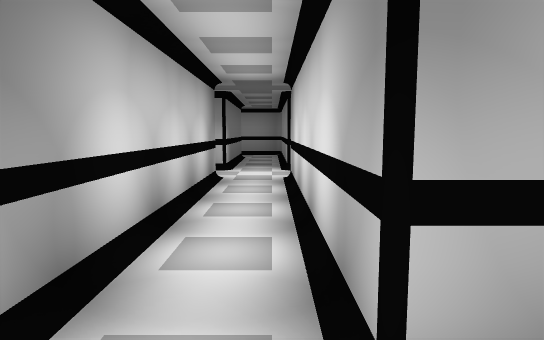
View 1 (above)

17 first-person views from a walk through a scene from a Unity 3-D project. The camera is 1.2 m above the floor, tilts 6° down and sees 75° across. The floor is counted in squares, 2 m on a side. Each view is taken from the middle of a square. On the plan, view 1 faces up. The plan holds only what a view shows up to about 10 squares ahead; the rest is blank. The player character is not drawn. Door leaves are left out, so doorways stand open.

View 2
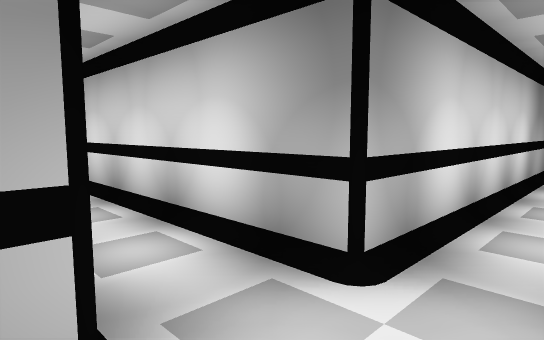

View 3
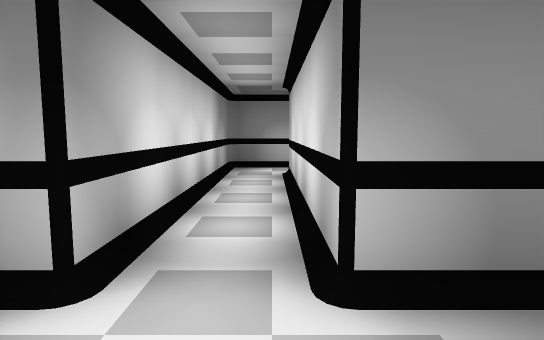

View 4
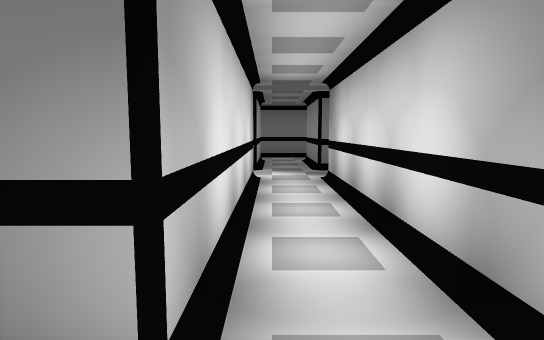

View 5
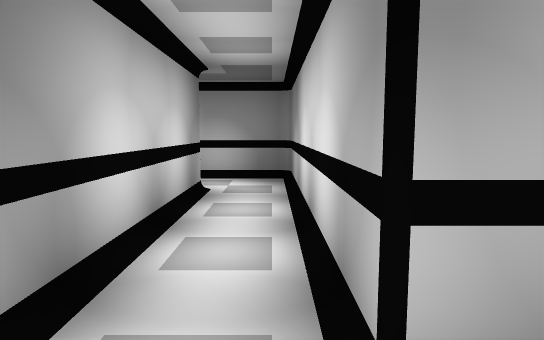

View 6
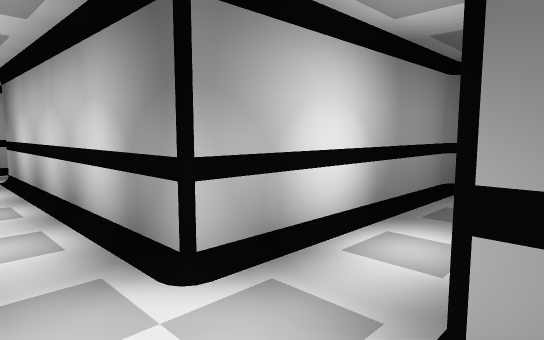

View 7
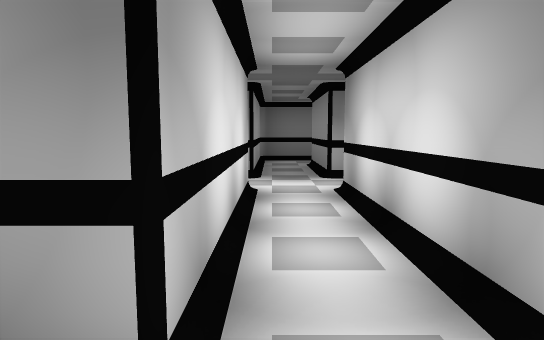

View 8
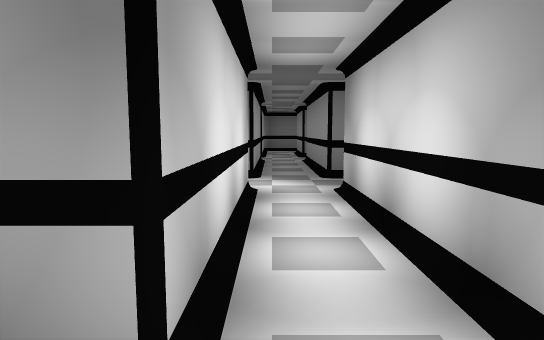

View 9
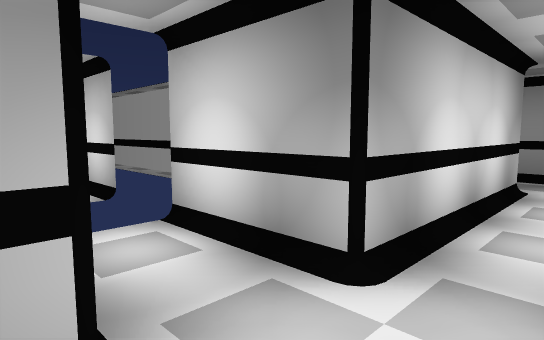

View 10
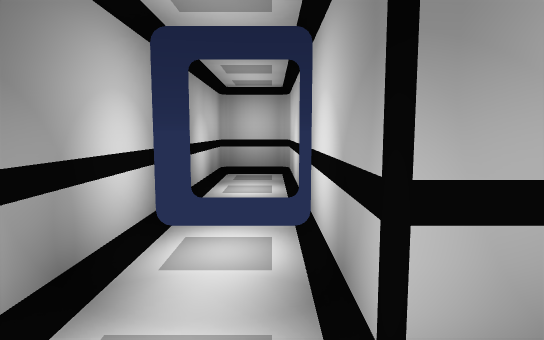

View 11
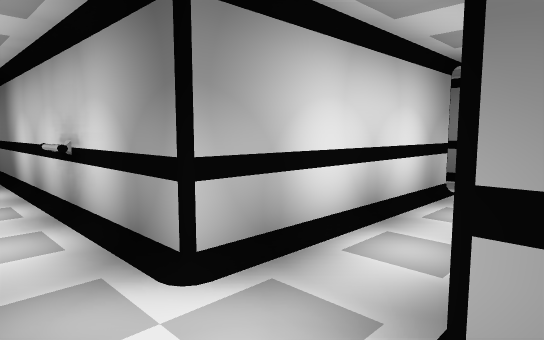

View 12
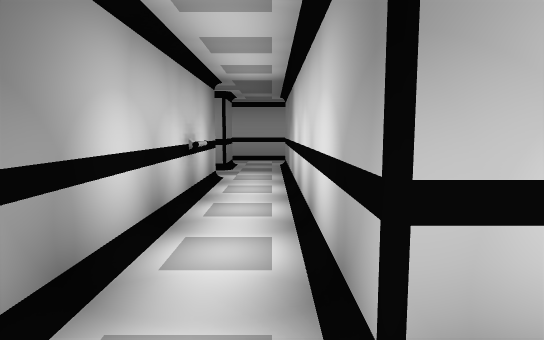

View 13
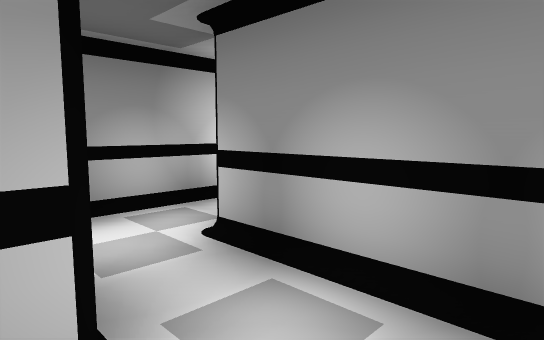

View 14
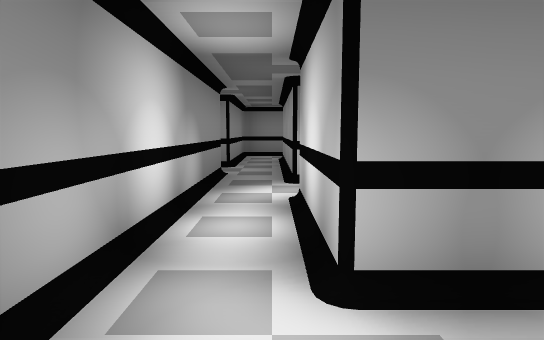

View 15
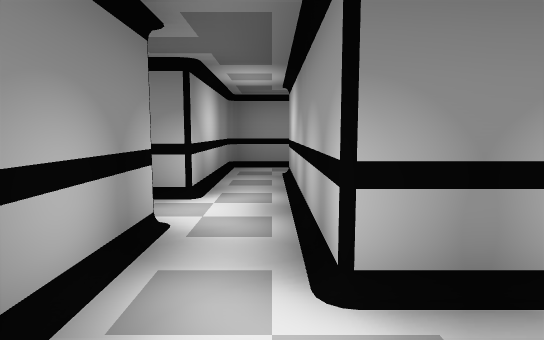

View 16
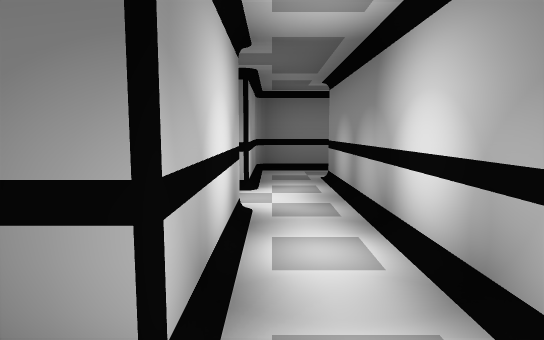

View 17
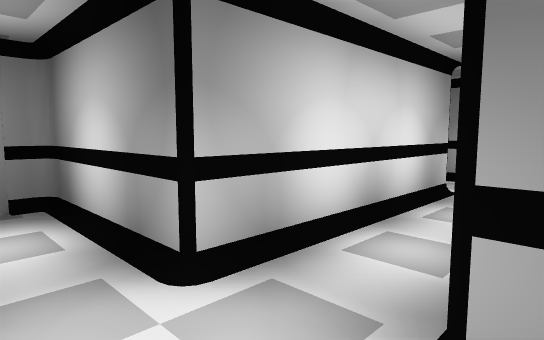

### Floor plan
Points are (right, up) in squares from view 1. A wall is a line through its corners. A room is listed if a view was taken in it or the views show most of it. See-through windows are left out.
Room 1 (views 1, 4)
walls: (0.3, -1) (0.3, -0.2) (4.2, -0.2); (5.3, -0.4) (5.3, 0.7) (0.3, 0.7) (0.3, 4.8); (-0.7, 4.8) (-0.7, 0.7)
ways out: opening at (-1.5, 0) to room 2; opening at (0, 4) to room 3; opening at (0, -1.5)
Room 2 (views 2, 3)
walls: (-2.6, -0.2) (-0.8, -0.2); (-0.7, 0.7) (-2.6, 0.7); (-3.7, 0.9) (-3.7, -0.4)
ways out: opening at (-1.5, 0) to room 1; opening at (-3, 1)
Room 3 (views 5, 6)
walls: (0.3, 5.8) (0.3, 9.7) (-1, 9.7); (-0.7, 8.8) (-0.7, 5.8) (-2.8, 5.8); (-2.5, 4.8) (-0.7, 4.8)
ways out: opening at (0, 4) to room 1; opening at (1, 5) to room 4; opening at (-1.5, 5); opening at (-1.5, 9)
Room 4 (views 7, 9, 10, 17)
walls: (4.3, 5.8) (4.3, 7.3); (3.3, 7.2) (3.3, 5.8) (0.3, 5.8); (0.3, 4.8) (3.3, 4.8) (3.3, 2.9)
ways out: opening at (1, 5) to room 3; opening at (5, 5) to room 5; open door at (3.5, 8)
Room 5 (views 8, 11, 12, 13)
walls: (8.3, 0.8) (8.3, 6.7); (7.3, 6.7) (7.3, 5.8) (4.3, 5.8); (4.2, 4.8) (7.3, 4.8) (7.3, 0.1)
ways out: opening at (5, 5) to room 4; opening at (8, 6) to room 6
Room 6 (view 14)
walls: (8.5, 7.7) (6.3, 7.7)
ways out: opening at (8, 6) to room 5; opening at (9.5, 7) to room 7; opening at (7, 7)
Room 7 (views 15, 16)
walls: (8.3, 6.7) (10.3, 6.7); (12.3, 7.7) (8.5, 7.7)
ways out: opening at (9.5, 7) to room 6; opening at (12, 7) to room 8; opening at (11, 6)
Room 8 (no view inside)
walls: (11.2, 6.7) (13.6, 6.7)
ways out: opening at (12, 7) to room 7; opening at (13, 8); opening at (14.5, 7)

Where each view was taken, in squares from view 1:
view 1: 0 up, 0 right, facing up
view 2: 0 up, 1 left, facing up-right
view 3: 0 up, 1 left, facing right
view 4: 0 up, 5 right, facing left
view 5: 5 up, 0 right, facing up
view 6: 6 up, 0 right, facing down-left
view 7: 5 up, 4 right, facing left
view 8: 5 up, 8 right, facing left
view 9: 5 up, 3 right, facing up-right
view 10: 5 up, 4 right, facing up
view 11: 6 up, 8 right, facing down-left
view 12: 0 up, 8 right, facing up
view 13: 5 up, 7 right, facing up-right
view 14: 7 up, 7 right, facing right
view 15: 7 up, 10 right, facing right
view 16: 7 up, 11 right, facing left
view 17: 6 up, 4 right, facing down-left
